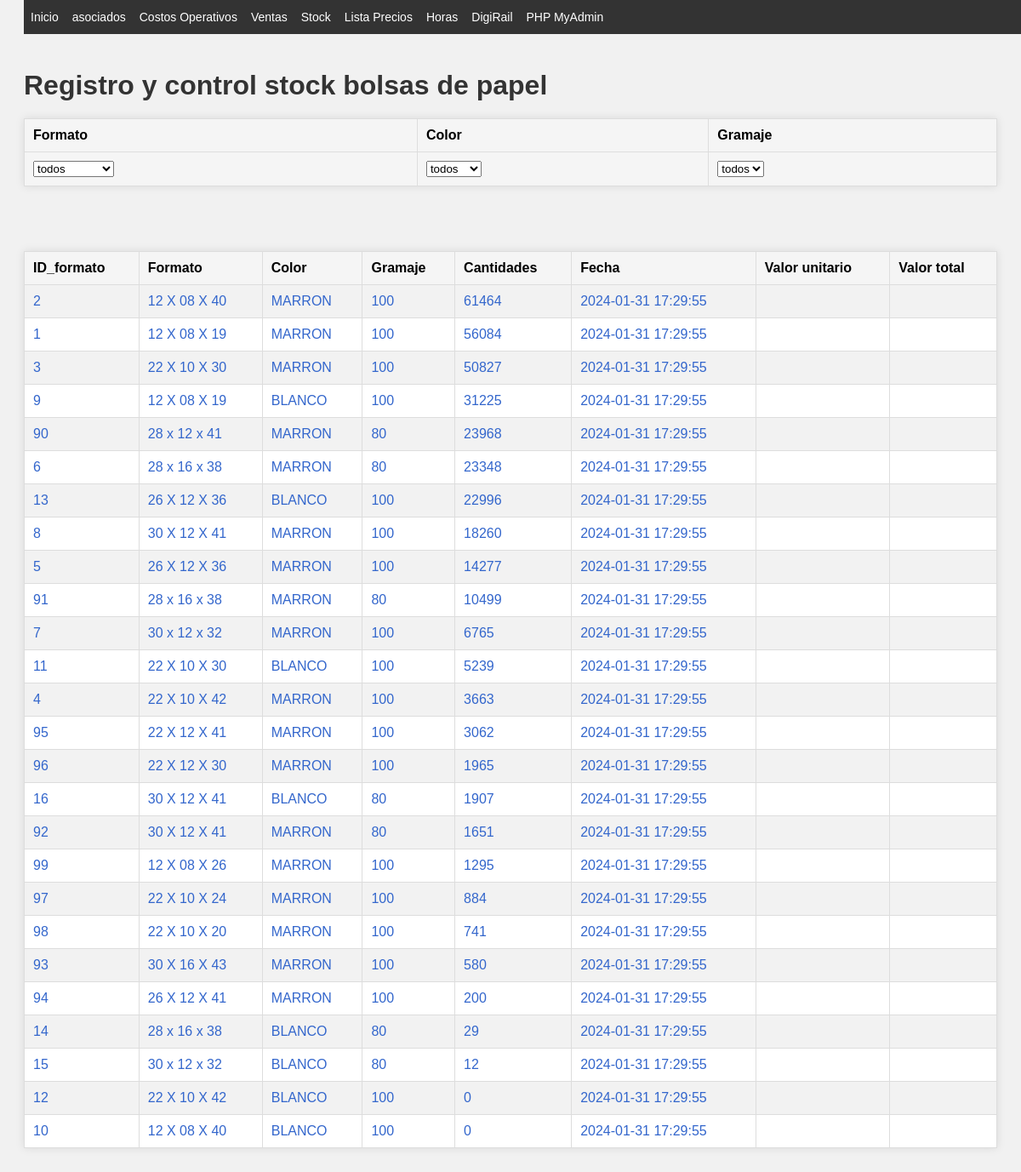
The page /stock.php on the database its author committed.
### tables this page shows
CREATE TABLE `tabla_1` (
  `ID_formato` int(11) NOT NULL,
  `formato` varchar(14) NOT NULL,
  `color` varchar(11) NOT NULL,
  `gramaje` int(11) NOT NULL,
  `cantidades` int(11) NOT NULL,
  `manijas` bit(1) NOT NULL,
  `fechatiempo` TIMESTAMP DEFAULT CURRENT_TIMESTAMP ON UPDATE CURRENT_TIMESTAMP
);

### stock.php (the view, shortened to what this page needs)
<?php
require "includes/header.php";
require_once 'Stock/conn.php';
$formatoFilter  = isset($_GET['Formato'])   ? $_GET['Formato']  : 'todos';
$colorFilter    = isset($_GET['color'])     ? $_GET['color']    : 'todos';
$gramajeFilter  = isset($_GET['gramaje'])   ? $_GET['gramaje']  : 'todos';
$query = "SELECT t1.*, t2.precio_u_sIVA FROM tabla_1 t1
          LEFT JOIN listado_precios t2 ON t1.ID_formato = t2.ID_formato";
$query .= " ORDER BY t1.cantidades DESC";
$stmt = $conn->prepare($query);
$stmt->execute();
$result = $stmt->get_result();
function crearEnlace($id_formato, $texto) {
    return '<a href="Stock/busqueda.php?ID_formato=' . $id_formato . '">' . htmlspecialchars($texto) . '</a>';
}
?>
<!DOCTYPE html>
<html>
<head>
    <link rel="stylesheet" href="CSS/style.css">
</head>
<body>
<h1>Registro y control stock bolsas de papel</h1>
<form action="stock.php" method="GET" id="filtroForm">
    <table>
        <tr>
            <th>Formato</th>
            <th>Color</th>
            <th>Gramaje</th>
        </tr>
        <tr>
            <th>
            <select name="Formato" onchange="submitForm()">
                <option value="todos" <?php if ($formatoFilter === 'todos') echo 'selected'; ?>>todos</option>
            </select>
            </th>
            <th>
                <select name="color" onchange="submitForm()">
                    <option value="todos" <?php if ($colorFilter === 'todos') echo 'selected'; ?>>todos</option>
                </select>
            </th>
            <th>
                <select name="gramaje" onchange="submitForm()">
                    <option value="todos"   <?php if ($gramajeFilter === 'todos')   echo 'selected'; ?>>todos   </option>
                </select>
            </th>
        </tr>
    </table>
    <br>
</form>
<br>
<table>
    <tr>
        <th>ID_formato</th>
        <th>Formato</th>
        <th>Color</th>
        <th>Gramaje</th>
        <th>Cantidades</th>
        <th>Fecha</th>
        <th>Valor unitario</th>
        <th>Valor total</th>
    </tr>
    <?php while ($row = mysqli_fetch_assoc($result)) { ?>
    <tr>
        <td><?php echo crearEnlace($row['ID_formato'], $row['ID_formato']); ?>  </td>
        <td><?php echo crearEnlace($row['ID_formato'], $row['formato']);    ?>  </td>
        <td><?php echo crearEnlace($row['ID_formato'], $row['color']);      ?>  </td>
        <td><?php echo crearEnlace($row['ID_formato'], $row['gramaje']);    ?>  </td>
        <td><?php echo crearEnlace($row['ID_formato'], $row['cantidades']); ?>  </td>
        <td><?php echo crearEnlace($row['ID_formato'], $row['fechatiempo']); ?> </td>
        <td><?php echo $row['precio_u_sIVA']; ?></td>
        <td>                                                                    </td>
    </tr>
    <?php } ?>
</table>
</body>
</html>

### includes/header.php
<?php
echo '<!DOCTYPE html><html><head> <meta charset="UTF-8"> <link rel="stylesheet" type="text/css" href="CSS/index.css"> <link rel="stylesheet" type="text/css" href="CSS/header.css"> <meta name="viewport" content="width=device-width, initial-scale=1.0"> <link rel="shortcut icon" href="/favicon.ico" type="image/x-icon"> <link rel="icon" href="/imagenes/favicon.ico" type="image/x-icon"> </head><body>';
echo "<header> <br><br><br> <div class='topnav'> <ul>";
$paginaActual = basename($_SERVER['PHP_SELF']);
$claseActiva = "class='active'";
echo "<li><a href='/Bolsas/index.php' ".($paginaActual == 'Bolsas/index.php' ? $claseActiva : "").">Inicio</a></li>";
echo "<li><a href='/Bolsas/asociados.php' ".($paginaActual == 'Bolsas/asociados.php' ? $claseActiva : "").">asociados</a></li>";
echo "<li><a href='/Bolsas/costos_operativos.php' ".($paginaActual == 'Bolsas/costos_operativos.php' ? $claseActiva : "").">Costos Operativos</a></li>";
echo "<li><a href='/Bolsas/ventas.php' ".($paginaActual == 'Bolsas/ventas.php' ? $claseActiva : "").">Ventas</a></li>";
echo "<li><a href='/Bolsas/stock.php' ".($paginaActual == 'Bolsas/stock.php' ? $claseActiva : "").">Stock</a></li>";
echo "<li><a href='/Bolsas/lista_precios.php' ".($paginaActual == 'Bolsas/lista_precios.php' ? $claseActiva : "").">Lista Precios</a></li>";
echo "<li><a href='/horas/index.php' ".($paginaActual == '/horas/index.php' ? $claseActiva : "").">Horas</a></li>";
echo "<li><a href='/DigiRail/index.php' ".($paginaActual == '/DigiRail/index.php' ? $claseActiva : "").">DigiRail</a></li>";
echo "<li><a href='/phpMyAdmin/' target='_blank'>PHP MyAdmin</a></li>";
echo "</ul></div></header>";

### CSS/index.css (style rules this page uses)
body { font-family: verdana; resize: none; }
.topnav ul { list-style-type: none; margin: 0; padding: 0; overflow: hidden; background-color: #333; position: fixed; top: 0; width: 100%; }
.topnav li { float: left; }
.topnav li a { display: block; color: white; text-align: center; padding: 14px 16px; text-decoration: none; }
h1, #cabecera p { margin: 0; padding: 0; }

### CSS/header.css (style rules this page uses)
.topnav ul { list-style-type: none; margin: 0; padding: 0; overflow: hidden; background-color: #333; position: fixed; top: 0; width: 100%; }
.topnav li { float: left; font-size: 16px; }
.topnav li a { display: block; color: white; text-align: center; padding: 12px 8px; text-decoration: none; }
@media screen and (max-width: 1275px) { .topnav li { font-size: 15px; } }

### CSS/style.css (style rules this page uses)
body { font-family: Arial, sans-serif; background-color: #f4f4f4; color: #333; }
table { border-collapse: collapse; width: 80%; margin: 20px auto; background-color: #ffffff; box-shadow: 0 0 10px rgba(0,0,0,0.1); }
th, td { border: 1px solid #ddd; padding: 8px; text-align: left; }
th { background-color: #e9e9e9; color: #000; }
tr:nth-child(even) { background-color: #f2f2f2; }
body { font-family: Arial, sans-serif; background-color: #f1f1f1; padding: 20px; }
h1 { color: #333; }
table { width: 100%; border-collapse: collapse; margin-top: 20px; }
table th, table td { padding: 10px; text-align: left; border: 1px solid #ddd; }
table th { background-color: #f5f5f5; }
table td a { color: #3366cc; text-decoration: none; }
.topnav ul { list-style-type: none; margin: 0; padding: 0; overflow: hidden; background-color: #333; position: fixed; top: 0; width: 100%; }
.topnav li { float: left; font-size: 16px; }
.topnav li a { display: block; color: white; text-align: center; padding: 12px 8px; text-decoration: none; }
@media screen and (max-width: 1275px) { .topnav li { font-size: 15px; } }
@media screen and (max-width: 1200px) { .topnav li { font-size: 14px; } }

### rows shown on the page
tabla_1: ID_formato "2 12 X 08 X 40 MARRON 100 61464 2024-01-31 17:29:55"
tabla_1: ID_formato "1 12 X 08 X 19 MARRON 100 56084 2024-01-31 17:29:55"
tabla_1: ID_formato "3 22 X 10 X 30 MARRON 100 50827 2024-01-31 17:29:55"
tabla_1: ID_formato "9 12 X 08 X 19 BLANCO 100 31225 2024-01-31 17:29:55"
tabla_1: ID_formato "90 28 x 12 x 41 MARRON 80 23968 2024-01-31 17:29:55"
tabla_1: ID_formato "6 28 x 16 x 38 MARRON 80 23348 2024-01-31 17:29:55"
tabla_1: ID_formato "13 26 X 12 X 36 BLANCO 100 22996 2024-01-31 17:29:55"
tabla_1: ID_formato "8 30 X 12 X 41 MARRON 100 18260 2024-01-31 17:29:55"
tabla_1: ID_formato "5 26 X 12 X 36 MARRON 100 14277 2024-01-31 17:29:55"
tabla_1: ID_formato "91 28 x 16 x 38 MARRON 80 10499 2024-01-31 17:29:55"
tabla_1: ID_formato "7 30 x 12 x 32 MARRON 100 6765 2024-01-31 17:29:55"
tabla_1: ID_formato "11 22 X 10 X 30 BLANCO 100 5239 2024-01-31 17:29:55"
tabla_1: ID_formato "4 22 X 10 X 42 MARRON 100 3663 2024-01-31 17:29:55"
tabla_1: ID_formato "95 22 X 12 X 41 MARRON 100 3062 2024-01-31 17:29:55"
tabla_1: ID_formato "96 22 X 12 X 30 MARRON 100 1965 2024-01-31 17:29:55"
tabla_1: ID_formato "16 30 X 12 X 41 BLANCO 80 1907 2024-01-31 17:29:55"
tabla_1: ID_formato "92 30 X 12 X 41 MARRON 80 1651 2024-01-31 17:29:55"
tabla_1: ID_formato "99 12 X 08 X 26 MARRON 100 1295 2024-01-31 17:29:55"
tabla_1: ID_formato "97 22 X 10 X 24 MARRON 100 884 2024-01-31 17:29:55"
tabla_1: ID_formato "98 22 X 10 X 20 MARRON 100 741 2024-01-31 17:29:55"
tabla_1: ID_formato "93 30 X 16 X 43 MARRON 100 580 2024-01-31 17:29:55"
tabla_1: ID_formato "94 26 X 12 X 41 MARRON 100 200 2024-01-31 17:29:55"
tabla_1: ID_formato "14 28 x 16 x 38 BLANCO 80 29 2024-01-31 17:29:55"
tabla_1: ID_formato "15 30 x 12 x 32 BLANCO 80 12 2024-01-31 17:29:55"
tabla_1: ID_formato "12 22 X 10 X 42 BLANCO 100 0 2024-01-31 17:29:55"
tabla_1: ID_formato "10 12 X 08 X 40 BLANCO 100 0 2024-01-31 17:29:55"
